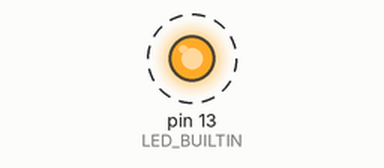
Simulated run of this sketch. Board: Arduino Uno, built with avr-gcc and run on an emulated ATmega328P. On the bench: output pins drawn as LEDs (lit = HIGH). Dashed ring = blinking.

Above: at 0.5 s.
Timing chart, 0 to 5.8 s (numbered marks = the images above):
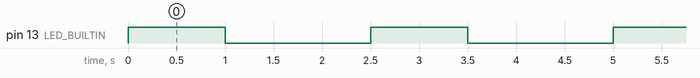

Measured:
- by itself, pin 13 (LED_BUILTIN): alternates HIGH for 1.0 s and LOW for 1.5 s

The sketch:

IDE.ino
```cpp
void setup() {
  pinMode(LED_BUILTIN, OUTPUT);
}

void loop() {
  // Acende o led
  digitalWrite(LED_BUILTIN, HIGH);
  delay(1000);
  //Apaga o led
  digitalWrite(LED_BUILTIN, LOW);
  delay(1500);
}
```
